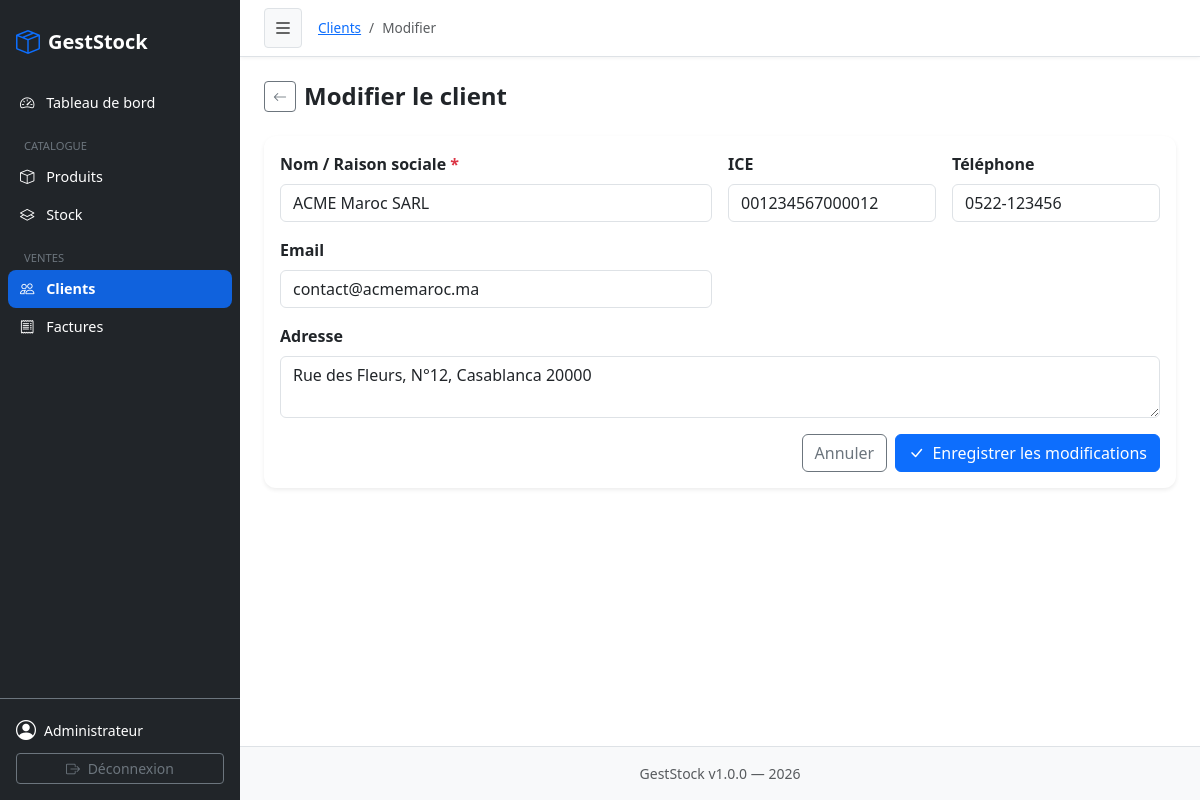
The app's page /clients/edit?id=1 (signed in) with its own data.
### tables this page shows
CREATE TABLE `clients` (
  `id`         INT UNSIGNED NOT NULL AUTO_INCREMENT,
  `name`       VARCHAR(200) NOT NULL,
  `address`    TEXT             NULL,
  `ice`        VARCHAR(50)      NULL  COMMENT 'Identifiant Commun de l\'Entreprise',
  `phone`      VARCHAR(30)      NULL,
  `email`      VARCHAR(150)     NULL,
  `created_at` DATETIME     NOT NULL DEFAULT CURRENT_TIMESTAMP,
  PRIMARY KEY (`id`),
  KEY `idx_clients_name` (`name`)
);

### controllers/ClientController.php (called while the page is built, shortened)
<?php
require_once __DIR__ . '/../models/Client.php';
class ClientController
{
    private Client $client;
    public function __construct()
    {
        $this->client = new Client();
    }
    public function edit(): void
    {
        $id     = (int) ($_GET['id'] ?? 0);
        $client = $this->client->find($id);
        $old    = $client;
        require __DIR__ . '/../views/clients/edit.php';
    }
}

### config/database.php (called while the page is built, shortened)
<?php
function db(): PDO
{
    static $pdo = null;
    if ($pdo === null) {
        $dsn = sprintf(
            'mysql:host=%s;port=%s;dbname=%s;charset=%s',
            DB_HOST, DB_PORT, DB_NAME, DB_CHARSET
        );
        $options = [
            PDO::ATTR_ERRMODE            => PDO::ERRMODE_EXCEPTION,
            PDO::ATTR_DEFAULT_FETCH_MODE => PDO::FETCH_ASSOC,
            PDO::ATTR_EMULATE_PREPARES   => false,
        ];
        try {
            $pdo = new PDO($dsn, DB_USER, DB_PASS, $options);
        } catch (PDOException $e) {
            die('<div style="font-family:sans-serif;color:#c0392b;padding:2rem;">
                    <h2>Erreur de connexion à la base de données</h2>
                    <p>' . htmlspecialchars($e->getMessage()) . '</p>
                 </div>');
        }
    }
    return $pdo;
}

### models/Client.php (called while the page is built, shortened)
<?php
class Client
{
    private PDO $db;
    public function __construct()
    {
        $this->db = db();
    }
    public function find(int $id): array|false
    {
        $stmt = $this->db->prepare('SELECT * FROM clients WHERE id = :id');
        $stmt->execute([':id' => $id]);
        return $stmt->fetch();
    }
}

### config/app.php (called while the page is built, shortened)
<?php
function e(mixed $val): string
{
    return htmlspecialchars((string)$val, ENT_QUOTES | ENT_SUBSTITUTE, 'UTF-8');
}

### views/clients/form_fields.php (the view)
<div class="row g-3">
  <div class="col-md-6">
    <label class="form-label fw-semibold">Nom / Raison sociale <span class="text-danger">*</span></label>
    <input type="text" name="name" class="form-control" required
           value="<?= e($old['name'] ?? '') ?>">
  </div>
  <div class="col-md-3">
    <label class="form-label fw-semibold">ICE</label>
    <input type="text" name="ice" class="form-control" maxlength="50"
           value="<?= e($old['ice'] ?? '') ?>"
           placeholder="001234567000012">
  </div>
  <div class="col-md-3">
    <label class="form-label fw-semibold">Téléphone</label>
    <input type="text" name="phone" class="form-control"
           value="<?= e($old['phone'] ?? '') ?>"
           placeholder="0522-123456">
  </div>
  <div class="col-md-6">
    <label class="form-label fw-semibold">Email</label>
    <input type="email" name="email" class="form-control"
           value="<?= e($old['email'] ?? '') ?>"
           placeholder="contact@entreprise.ma">
  </div>
  <div class="col-12">
    <label class="form-label fw-semibold">Adresse</label>
    <textarea name="address" class="form-control" rows="2"><?= e($old['address'] ?? '') ?></textarea>
  </div>
</div>

### records on screen
clients: name "ACME Maroc SARL", ice "001234567000012", phone "0522-123456", email "contact@acmemaroc.ma", address "Rue des Fleurs, N°12, Casablanca 20000"

### other values on screen
APP_NAME "GestStock"
$_SESSION['user_name'] "Administrateur"
$label "Clients"
$label "Modifier"
APP_VERSION "1.0.0"
